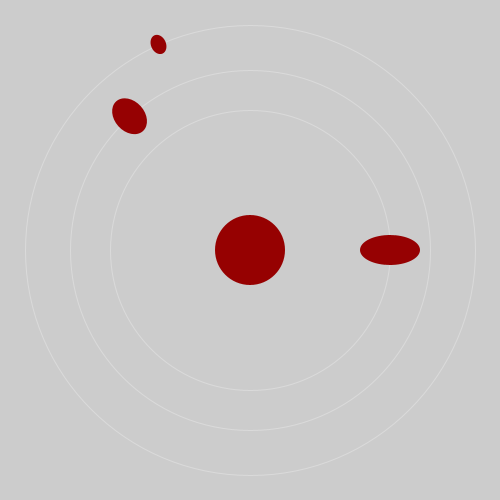
Frame 1 (no input)
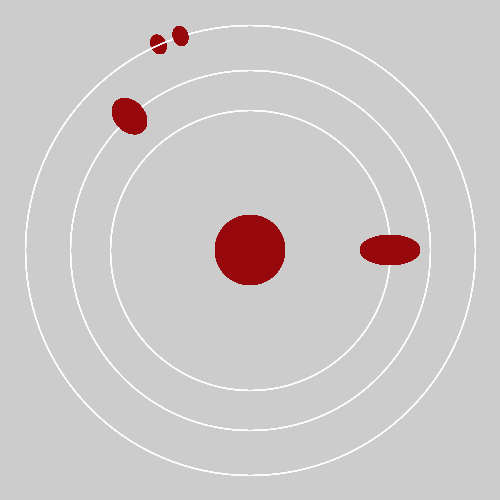
Frame 60 (the mouse pressed at the canvas centre just before this capture)
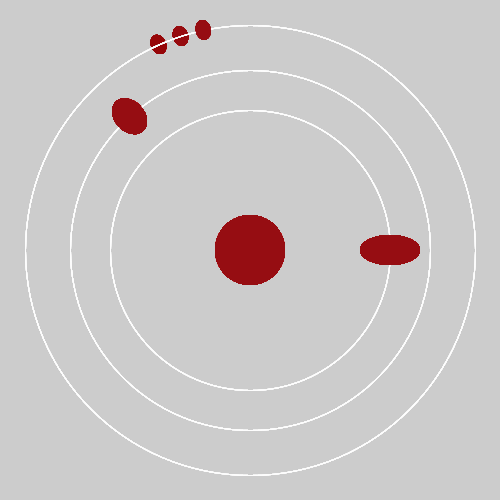
Frame 120 (the mouse held since frame 60 and released just before this capture)

The Processing sketch that drew these frames (run headless with seeded random() and noise(); from frame 60 on, the mouse is pressed at the canvas centre):

// Processing sketch: processing_171101
// ── processing_171101.pde

void setup()
{
  size(500, 500);
}


void draw()
{
  pushMatrix();
  //background(0);
  translate(width/2, height/2);
  //fill(255, 193, 37); 
  fill(150,millis()/200.0,millis()/150.0);
  noStroke();
  ellipse(0, 0, 70, 70);
  noFill();
  stroke(255, 70);
  ellipse(0, 0, 450, 450);
  ellipse(0,0,360,360);
  ellipse(0,0,280,280);
  popMatrix();


  float sekunde = map(second(), 0, 60, 0, 2*PI);
  println(sekunde);

  pushMatrix();
  translate(width/2, height/2);
  //fill(176, 48, 96);
  fill(150,millis()/200.0,millis()/150.0);
  noStroke();
  rotate(sekunde);
  ellipse(0, -225, 15, 20);
  popMatrix();

  float minute1 = map(minute(), 0, 60, 0, 2*PI);
  println(minute1);

  pushMatrix();
  translate(width/2, height/2);
  //fill(0, 154, 205);
 fill(150,millis()/200.0,millis()/150.0);
  noStroke();
  rotate(minute1);
  ellipse(0, -180, 30, 40);
  popMatrix();
  
    float stunde1 = map(hour(), 0, 24, 0, 4*PI);
  println(stunde1);

  pushMatrix();
  translate(width/2, height/2);
  //fill(46, 139, 87);
  fill(150,millis()/200.0,millis()/150.0);
  noStroke();
  rotate(stunde1);
  ellipse(0, -140, 30, 60);
  popMatrix();
}
